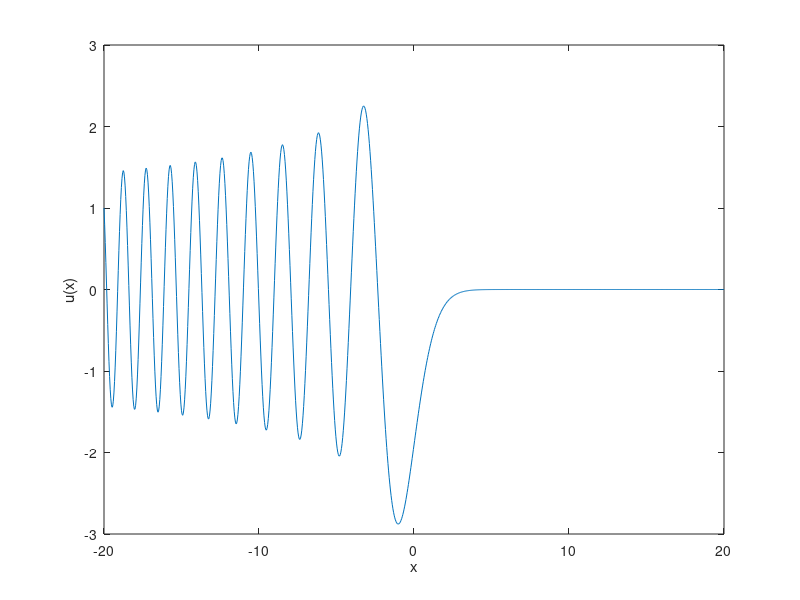

Write MATLAB code to recreate this figure.
%% Finite difference method
x_0 = -20;  %startpoint
x_n = 20; % end points
k= 1000; % number of spaces
n=k+1;  % number of points
h=(x_n-x_0)/k; % width of points

u_0 = 1; % dirichlet BC
u_n=0; % dirichlet BC

x=(x_0:h:x_n)'; % vector x 

%% Create D2 to approx u''
e=ones(n,1);
D2 = spdiags([e -2*e e], -1:1, n, n);
D2=(1/h^2)*D2;


%% Update matrix
D= D2 - x.*eye(n);
%input BCs
D(1,:)=0; 
D(1,1)=1;
D(end, end-1)=0;
D(end,end) = 1;

f= @(x) 0*x; %sample function

g= @(x) [u_0; f(x(2:end-1)); u_n]; %apply diriclet BC

%solve for u
u=D\g(x);

plot(x,u)
xlabel('x') 
ylabel('u(x)')
shg
